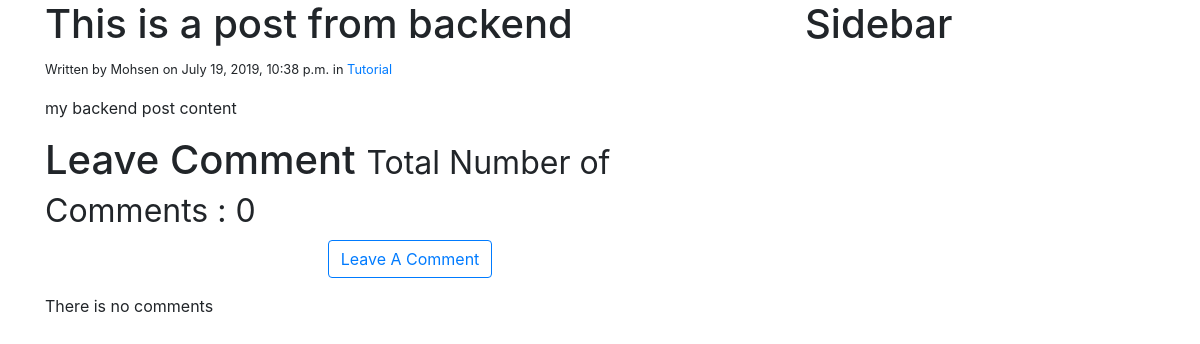
The app's page /blog/bakend-post/ with its own data.
### blog/models.py (models this page shows, shortened)
class Post(models.Model):
    STATUS_CHOICES = (
        ('draft','Draft'),
        ('published', 'Published'),
    )
    category = models.ForeignKey(Category,null=True, on_delete=models.DO_NOTHING)
    title = models.CharField(max_length=250)
    slug = models.SlugField(max_length=250, unique=True)
    content = models.TextField()
    seo_title = models.CharField(max_length=250)
    seo_description = models.CharField(max_length=160)
    author = models.ForeignKey(User, related_name='blog_post', on_delete=models.CASCADE,)
    published = models.DateTimeField(default=timezone.now)
    created = models.DateTimeField(auto_now_add=True)
    updated = models.DateTimeField(auto_now=True)
    status = models.CharField(max_length=9, choices=STATUS_CHOICES, default ='draft')

class Category(models.Model):
    name=models.CharField( max_length=250)
    slug=models.SlugField(max_length=250, unique=True)
    class Meta:
        ordering =('name',)
        verbose_name ='category'
        verbose_name_plural = 'categories'
    def get_absolute_url(self):
        return reverse("blog:list_of_post_by_category", args=[self.slug])
    def __str__(self):
        return self.name

### blog/views.py (the view)
# urls.py: path('<slug>/', views.post_detail, name="post_detail"),
def post_detail(request, slug):
    post = get_object_or_404(Post, slug=slug)
    context = {'post': post}
    if post.status == 'published':
        template = 'blog/post/post_detail.html'
        return render(request, template, context)
    else:
        template = 'blog/post/post_preview.html'
        return render(request, template, context)

### blog/templates/blog/post/post_detail.html (shortened to what this page needs)
{%  extends 'blog/base.html' %}
{% block content %}
<div class="row">
    <div class="col-md-8">
        <div class="page-header">
            <h1>{{post.title}}</h1>
        </div>
        <small>Written by {{ post.author}} on {{post.published}} in <a href="{{post.category.get_absolute_url}}">{{post.category}}</a></small>
        <p>{{post.content|linebreaks}}</p>
        <div class="page-header">
            <h1>Leave Comment <small>Total Number of Comments : {{post.comments.count}}</small></h1>
        </div>
        <p class="text-center">
            <button type="button" class="btn btn-outline-primary">
            <a href="{% url 'blog:add_comment' slug=post.slug %}">Leave A Comment</a>
            </button>
        </p>
            {% for comment in post.comments.all %}
            <div class="card">
                    <div class="card-header">
                        {{ comment.user}} commented on {{ comment.created}}
                    </div>
                    <div class="card-body">
                      <p class="card-text">{{ comment.body}}</p>
                    </div>
                  </div>
            <hr>
            {% empty %}
            <p>There is no comments</p>
        {%endfor%}
    </div>
    <div class="col-md-4">
        <div class="page-header">
            <h1>Sidebar</h1>
        </div>
</div>
{% endblock %}

### records on screen
Post: title "This is a post from backend", author "Mohsen", published "July 19, 2019, 10:38 p.m.", category "Tutorial", content "my backend post content", comments.count "0"
